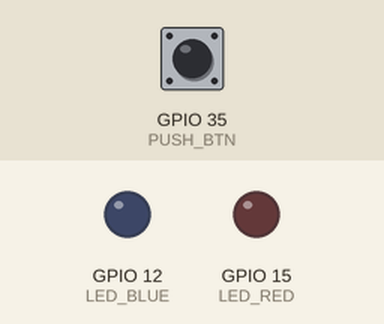
This sketch was run on a simulated ESP32. Shown: output pins drawn as LEDs (lit = HIGH). The test bench sets the inputs (shaded band); at power-on: GPIO 35 (PUSH_BTN) LOW. What the sketch prints to the serial monitor is not drawn.

Above: at 1.2 s.
1.3 s: GPIO 35 (PUSH_BTN) pulled HIGH for 3.2 s
At 2.1 s:
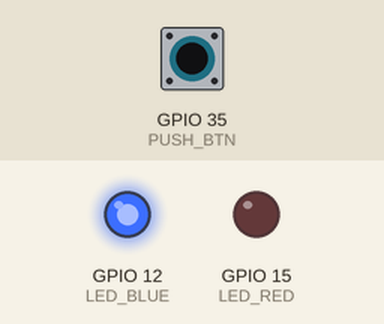
At 3.4 s:
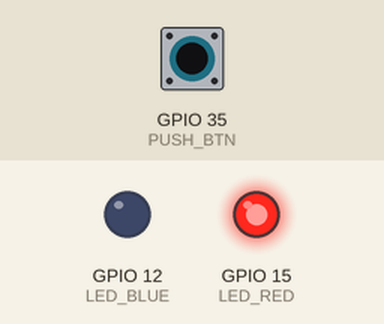
Timing chart, 0 to 6.8 s (numbered marks = the images above; inputs shaded):
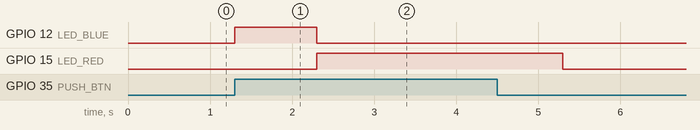

The sketch:

btn_led.ino
```cpp
// Author:  Ori Shinsholker & Michal Tamir

#define PUSH_BTN 35
#define LED_RED 15
#define LED_BLUE 12

int count=0;

// the setup function runs once when you press reset or power the board
void setup() {
  // initialize digital pin LED_BUILTIN as an output.
    Serial.begin(115200);

    pinMode(LED_RED, OUTPUT); // RED
    pinMode(LED_BLUE, OUTPUT); // BLUE
    pinMode(PUSH_BTN, INPUT); //BOTTUNN
}

// the loop function runs over and over again forever
void loop() {


  if (digitalRead(PUSH_BTN) == HIGH){

      Serial.println("BTN  HIGH");
      if(count%5==0){
        Serial.println("Blue");
        digitalWrite(LED_RED, LOW);    // turn the red LED off
        digitalWrite(LED_BLUE,HIGH); // turn the Blue LED on (HIGH is the voltage level)
      }
      else{
        Serial.println("Red");
        digitalWrite(LED_RED, HIGH);   // turn the red LED on (HIGH is the voltage level)
        digitalWrite(LED_BLUE, LOW);   // turn the blue LED off
      }
      Serial.print("Cont is: ");
      Serial.println(count);

      count++;
      delay(1000);

  }
  if (digitalRead(PUSH_BTN) == LOW){
    Serial.println("BTN  LOW");
    digitalWrite(LED_RED, LOW);
    digitalWrite(LED_BLUE,LOW);
  }// turn the LED off by making the voltage LOW
}//loop
```

Measured:
- after the input at 1.3 s, GPIO 12 (LED_BLUE): LOW → HIGH at once, → LOW 1.0 s later; GPIO 15 (LED_RED): LOW → HIGH after 1.0 s, → LOW 3.0 s later
